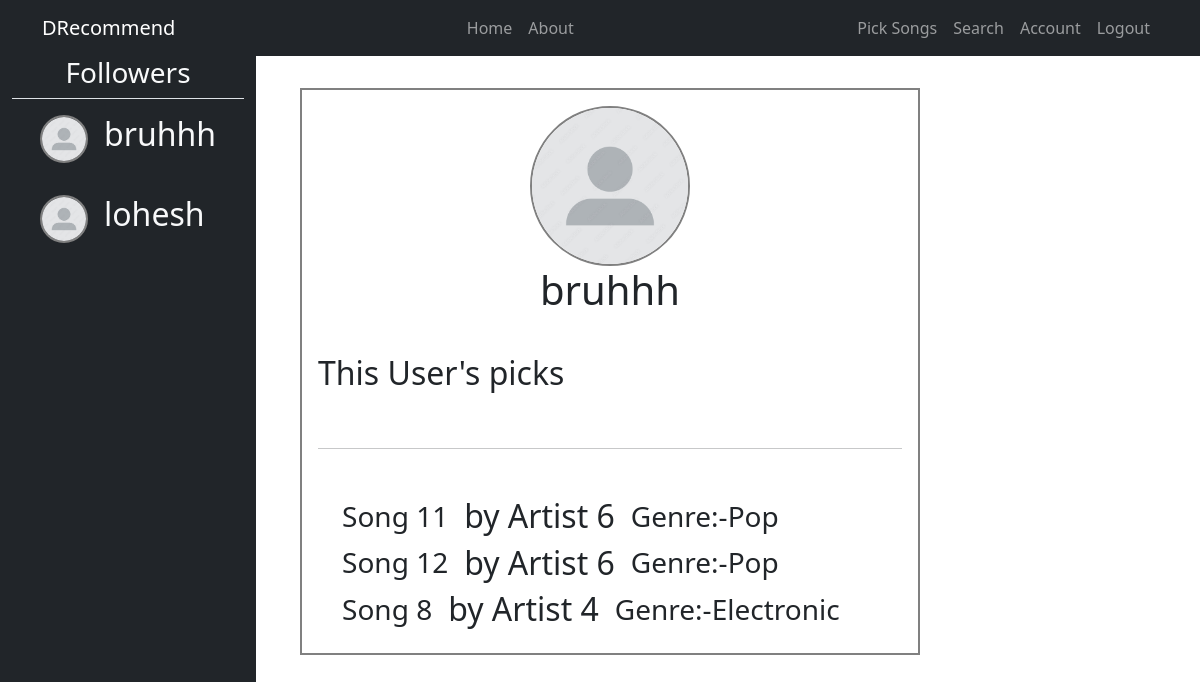
The app's page /account/2 (signed in) with its own data.
### DRecommend/models.py (models this page shows, shortened)
class Follower(db.Model):
    id = db.Column(db.Integer, primary_key=True)
    username = db.Column(db.String(20), unique=True, nullable=False)
    email = db.Column(db.String(120), unique=True, nullable=False)
    image_file = db.Column(db.String(20), nullable=False, default='default.jpg')
    follower_user_id= db.Column(db.Integer, nullable=False)
    following_id= db.Column(db.Integer, db.ForeignKey('user.id'), nullable=False)

class User(db.Model,UserMixin):
    id = db.Column(db.Integer, primary_key=True)
    username = db.Column(db.String(20), unique=True, nullable=False)
    email = db.Column(db.String(120), unique=True, nullable=False)
    image_file = db.Column(db.String(20), nullable=False, default='default.jpg')
    password = db.Column(db.String(60), nullable=False)
    followers = db.relationship('Follower', backref='following', lazy=True)
    listening = db.relationship('Song', secondary=user_song, backref='listeners')

class Song(db.Model):
    id = db.Column(db.Integer, primary_key=True)
    song_name = db.Column(db.String(20), unique=True, nullable=False)
    artist = db.Column(db.String(20), nullable=False)
    rating = db.Column(db.Float, nullable=False)
    genre = db.Column(db.String(20), nullable=False)

### DRecommend/routes.py (the view)
@app.route("/account/<int:user_id>", methods=['GET', 'POST'])
@login_required
def user_account(user_id):
    current=User.query.filter_by(username=current_user.username).first()
    followers=current.followers
    user=User.query.get(user_id)
    songs=user.listening
    image_file=url_for('static',filename='profile_pics/'+ user.image_file)
    return render_template('user_account.html', title=user.username, user=user, image_file=image_file,songs=songs,followers=followers)

### DRecommend/models.py (called while the page is built)
@login_manager.user_loader
def load_user(user_id):
    return User.query.get(int(user_id))

### DRecommend/templates/user_account.html
{% extends "layout.html" %}
{% block content %}
    <div class="content-wrapper">
        <div class="account-details">
            <img class="account-img" src="{{ image_file }}" alt="">
            <h1>{{ user.username }}</h1>
        </div>
        <h2>This User's picks</h2>
        <hr>
        <div class="container-fluid d-flex flex-column justify-content-center align-items-center">
            {% for song in songs %}
            <div class="container border-dark d-flex justify-content-start align-items-center gap-3 ">
                <h3>{{ song.song_name }}</h3>
                <h2>by <span>{{song.artist}}</span></h2>
                <h3>  Genre:-<span>{{song.genre}}</span></h3>
            </div>
            {% endfor %}
        </div>
    </div>
{% endblock content%}

### DRecommend/templates/layout.html (shortened to what this page needs)
<!DOCTYPE html>
<html lang="en">
<head>
    <link rel="stylesheet" href="{{ url_for('static', filename='css/main.css') }}">
    <link href="https://cdn.jsdelivr.net/npm/bootstrap@5.0.2/dist/css/bootstrap.min.css" rel="stylesheet">
</head>
<body>
    <header>
        <nav class="navbar navbar-expand navbar-dark bg-dark">
            <div class="container">
                <a href="" class="navbar-brand">DRecommend</a>
                <ul class="navbar-nav">
                    <li class="nav-item"><a href="{{ url_for('home') }}" class="nav-link">Home</a></li>
                    <li class="nav-item"><a href="" class="nav-link">About</a></li>
                </ul>
                <ul class="navbar-nav">
                    {% if current_user.is_authenticated %}
                        <li class="nav-item"><a href="{{ url_for('pick_songs') }}" class="nav-link">Pick Songs</a></li>
                        <li class="nav-item"><a href="{{ url_for('search') }}" class="nav-link">Search</a></li>
                        <li class="nav-item"><a href="{{ url_for('account') }}" class="nav-link">Account</a></li>
                        <li class="nav-item"><a href="{{ url_for('logout') }}" class="nav-link">Logout</a></li>
                    {% else %}
                        <li class="nav-item"><a href="{{ url_for('register') }}" class="nav-link">Register</a></li>
                        <li class="nav-item"><a href="{{ url_for('login') }}" class="nav-link">Login</a></li>
                    {% endif %}
                </ul>
            </div>
        </nav>
    </header>
    <main class="main-wrapper">
        {% if current_user.is_authenticated %}
        <aside class="bg-dark d-flex flex-column align-items-stretch container-fluid">
            <div class="text-center container text-light border-bottom"><h3>Followers</h3></div>
            <div class="d-flex flex-column width">
                {% if followers %}
                    {% for follower in followers %}
                    <div class="container border-dark d-flex justify-content-start gap-3 m-3">
                        <a href="{{url_for('user_account',user_id=follower.follower_user_id)}}">
                            <img class="display-img" src="{{url_for('static',filename='profile_pics/'+ follower.image_file)}}" alt="">
                        </a>
                        <div class="display-content">
                            <h2><span class="text-light">{{follower.username}}</span></h2>
                        </div>
                    </div>
                    {% endfor %}
                {% endif %}
            </div>
        </aside>
        {% else %}
        <aside></aside>
        {% endif %}
        <main class="main-content container">
            {% block content %}
            {% endblock %}
        </main>
        <aside></aside>
    </main>
</body>
</html>

### DRecommend/static/css/main.css (style rules this page uses)
body { min-height: 100vh; }
.main-wrapper { min-height: 100vh; display: grid; grid-template-columns: 1fr 3fr 1fr; }
.content-wrapper { display: flex; flex-direction: column; border: 2px solid gray; margin: 2rem; padding: 1rem; gap: 2rem; }
.account-details { display: flex; flex-direction: column; align-items: center; }
.account-img { border-radius: 50%; border: 2px solid gray; width: 10rem; height: 10rem; }
.display-img { border-radius: 50%; border: 2px solid gray; width: 3rem; height: 3rem; }

### records on screen
Follower: image_file (placeholder picture), username "bruhhh"
Follower: image_file (placeholder picture), username "lohesh"
User: username "bruhhh"
Song: song_name "Song 11", artist "Artist 6", genre "Pop"
Song: song_name "Song 12", artist "Artist 6", genre "Pop"
Song: song_name "Song 8", artist "Artist 4", genre "Electronic"
